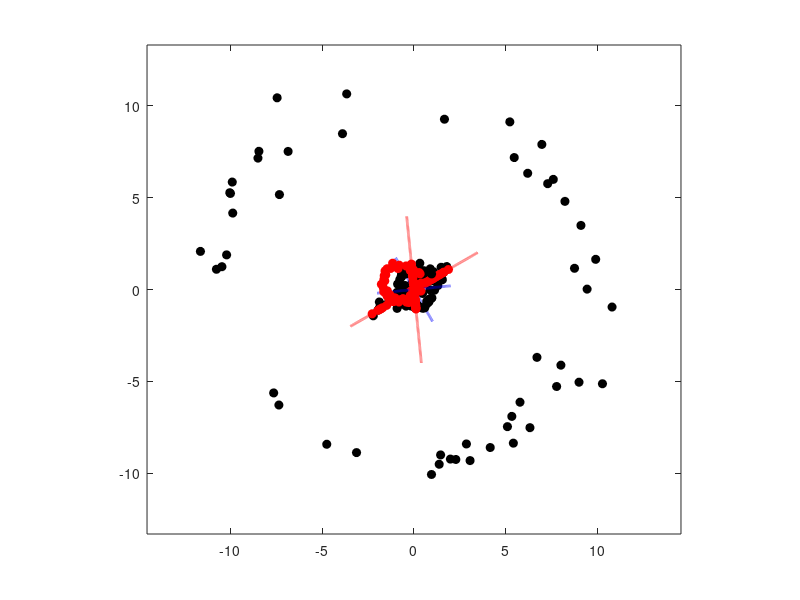
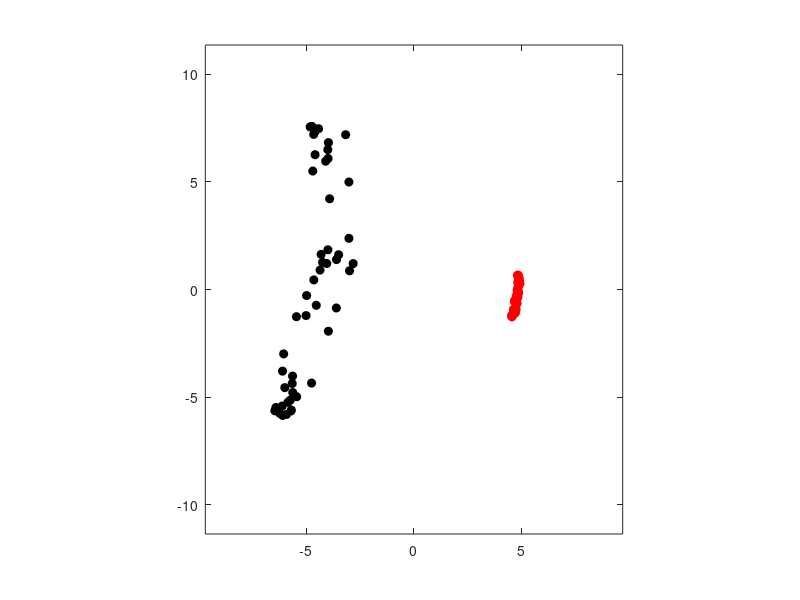

The MATLAB source for these figures, in order:
%% Example 1: Noisy data along a linear manifold (PCA does will detecting linear structure)
clear

% m samples from noisy linear model
m=50;
xx = randn(1,m);
slope = 0.5;
noise = 0.25;
yy = slope*xx + noise*randn(1,m);
xnc = [xx; yy];                     % 50 samples
x = xnc - mean(xnc,2);              % 50 centered samples

% plot data
figure(1)
x1=x(1,:); x2=x(2,:);
plot(x1,x2,'ok','MarkerFaceColor','k')
scale = 1.25;
xlim([-scale*max(abs(x1)), scale*max(abs(x1))])
ylim([-scale*max(abs(x2)), scale*max(abs(x2))])
axis equal

% compute principle components
mu = mean(x,2);                     % compute mean of each row
mu_corr = mu*ones(1,size(x,2));     % form mean correction matrix
B = (x-mu_corr)/sqrt(m-1);          % "center" mean of the data
[U,S,~]=svd(B,'econ');
pc = U'*x;


% plot eigenvectors on original data
t = -4:0.01:4/norm(U(:,1));
s = -2:0.01:2/norm(U(:,1));
figure(1)
hold on
plot(t.*U(1,1),t.*U(2,1),':r','LineWidth',2)
plot(s.*U(1,2),s.*U(2,2),':b','LineWidth',2)

% plot projections of data onto first principle axis ("de-noise")
x_clean = U(:,1)*U(:,1)'*x;
figure(1)
hold on
plot(x_clean(1,:),x_clean(2,:),'or','MarkerFaceColor','r')


%% Example 2: Noisy data along a nonlinear manifold (PCA cannot handle nonlinearity directly)
clear

% m samples from  multivariate Gaussian distribution
m=50;
noise = 0.1;
theta = 2*pi*rand(1,m);
xx = cos(theta) + noise*randn(1,m);
yy = sin(theta) + noise*randn(1,m);
xnc = [xx; yy];                     % 50 samples
x = xnc - mean(xnc,2);              % 50 centered samples

% plot data
figure(1)
x1=x(1,:); x2=x(2,:);
plot(x1,x2,'ok','MarkerFaceColor','k')
scale = 1.25;
xlim([-scale*max(abs(x1)), scale*max(abs(x1))])
ylim([-scale*max(abs(x2)), scale*max(abs(x2))])
axis equal

% compute principle components
mu = mean(x,2);                     % compute mean of each row
mu_corr = mu*ones(1,size(x,2));     % form mean correction matrix
B = (x-mu_corr)/sqrt(m-1);          % "center" mean of the data
[U,S,~]=svd(B,'econ');
pc = U'*x;

% plot eigenvectors on original data
t = -4:0.01:4/norm(U(:,1));
s = -2:0.01:2/norm(U(:,1));
figure(1)
hold on
plot(t.*U(1,1),t.*U(2,1),':r','LineWidth',2)
plot(s.*U(1,2),s.*U(2,2),':b','LineWidth',2)

% plot projections of data onto first principle axis ("de-noise")
x_clean = U(:,1)*U(:,1)'*x;
figure(1)
hold on
plot(x_clean(1,:),x_clean(2,:),'or','MarkerFaceColor','r')


%% Example 3: clustering data along nonlinear manifolds (PCA)
clear

% m samples from  multivariate Gaussian distribution
m1 = 50;
r1 = 10;
noise1 = 1;
theta1 = 2*pi*rand(1,m1);
xx1 = r1*cos(theta1) + noise1*randn(1,m1);
yy1 = r1*sin(theta1) + noise1*randn(1,m1);
xnc1 = [xx1; yy1];              	% 50 samples from noisy model 1

% m samples from  nonlinear model
m2 = 50;
r2 = 1;
noise2 = 0.1;
theta2 = 2*pi*rand(1,m2);
xx2 = r2*cos(theta2) + noise2*randn(1,m2);
yy2 = r2*sin(theta2) + noise2*randn(1,m2);
xnc2 = [xx2; yy2];                  % 50 samples from noisy model 2

% collect and center all data
m = m1 + m2;
xnc = [xnc1 xnc2];
x = xnc - mean(xnc,2);              % 50 centered samples

% plot data
figure(1)
x1=x(1,:); x2=x(2,:);
plot(x1(1:m1),x2(1:m1),'ok','MarkerFaceColor','k')
hold on
plot(x1(m1+1:end),x2(m1+1:end),'or','MarkerFaceColor','r')
scale = 1.25;
xlim([-scale*max(abs(x1)), scale*max(abs(x1))])
ylim([-scale*max(abs(x2)), scale*max(abs(x2))])
axis equal

% compute kernel principle components
sig = 5;
k = @(x,y) exp(-0.5*norm(x-y).^2/sig^2);      % kernel 1
%k = @(x,y) (1 + dot(x,y))^2;        % kernel 2
KK = zeros(m);
for j = 1:m
    for l = 1:m
    KK(l,j) = k(x(:,l),x(:,j));
    end
end
M = ones(m)/m;
K = KK - M*KK - KK*M + M*KK*M;      % Gram matrix for centered data
[U,S,~]=svd(K/m);                   % eigenpairs of Gram matrix
UU = U / diag(sqrt(diag(S)));       % normalize eigenvectors
pc = UU'*K;                         % principle components of data


% plot leading principle components
figure(2)
pc1 = pc(1,:); pc2 = pc(2,:);       % principle components 1 and 2
plot(pc1(1:m1),pc2(1:m1),'ok','MarkerFaceColor','k')
hold on
plot(pc1(m1+1:end),pc2(m1+1:end),'or','MarkerFaceColor','r')
scale = 1.5;
xlim([-scale*max(abs(pc1)), scale*max(abs(pc1))])
ylim([-scale*max(abs(pc2)), scale*max(abs(pc2))])
axis equal

